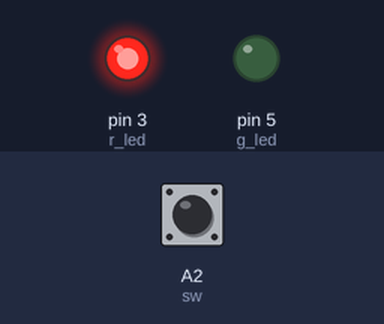
Bench run of a sketch on a simulated Arduino Uno, built with avr-gcc and run on an emulated ATmega328P. Shown: output pins drawn as LEDs (lit = HIGH). The test bench sets the inputs (shaded band); at power-on: A2 (sw) HIGH. What the sketch prints to the serial monitor is not drawn.

Above: at 11.4 s.
At 12.4 s:
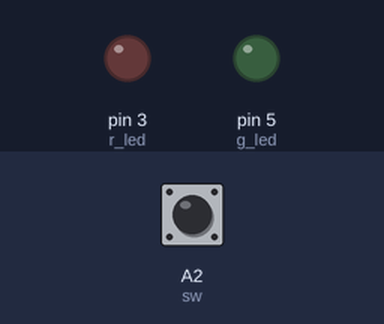
At 14.7 s:
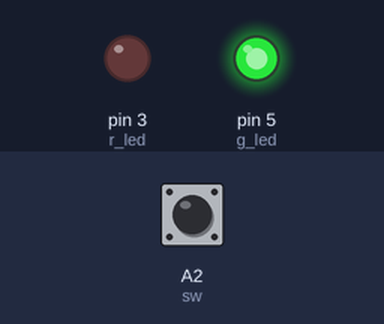
14.8 s: A2 (sw) pulled LOW for 0.15 s
Timing chart, 0 to 17.8 s (numbered marks = the images above; inputs shaded):
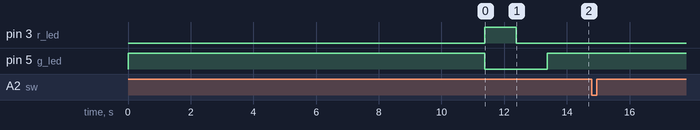

The sketch:

_8th_program.ino
```cpp
int sw=A2;
int i,n=0,swState,x,lastState;
int r_led=3,g_led=5;
void setup()
{
  pinMode(r_led,OUTPUT);
  pinMode(g_led,OUTPUT);
  pinMode(sw,INPUT);
  Serial.begin(9600);
}
void loop()
{
  x=millis();
  for(i=x;i<=x+2000;i++)
  {
    digitalWrite(g_led,HIGH);
    swState=digitalRead(sw);
    delay(5);
    if(swState==LOW && lastState==HIGH)
    {
      n++;
    }

    Serial.println(i);
    lastState=swState;
  }
  digitalWrite(g_led,LOW);
  for(int t=0;t<=n;t++)
  {
    digitalWrite(r_led,HIGH);
      delay(1000);
      digitalWrite(r_led,LOW);
      delay(1000);
  }
}
```
